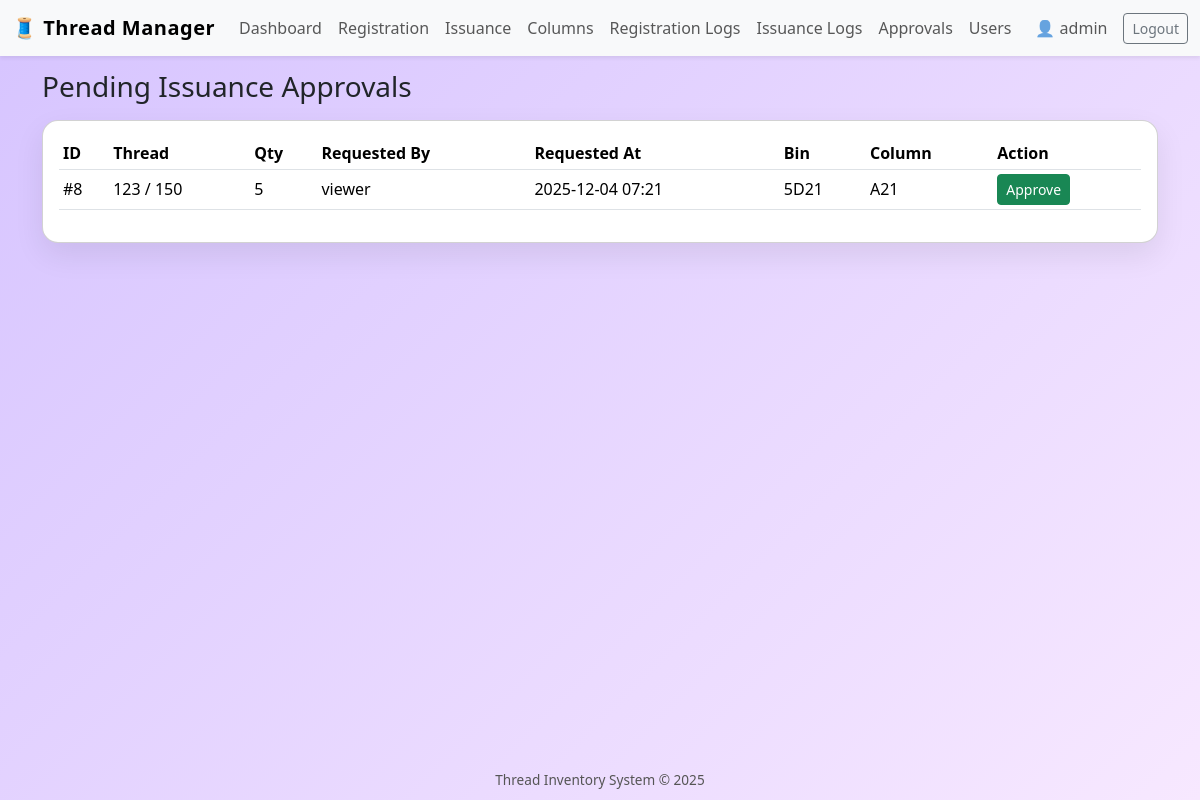
Screenshot of /approvals/ (signed in) with the database file from the repository.
### inventory/models.py (models this page shows, shortened)
class Issuance(models.Model):
    STATUS_CHOICES = [
        ("PENDING", "Pending"),
        ("APPROVED", "Approved"),
        ("REJECTED", "Rejected"),
    ]
    thread = models.ForeignKey(Thread, on_delete=models.CASCADE)
    requested_quantity = models.PositiveIntegerField()
    requested_by = models.ForeignKey(User, on_delete=models.SET_NULL, null=True, related_name="req_by")
    approved_by = models.ForeignKey(User, on_delete=models.SET_NULL, null=True, blank=True, related_name="app_by")
    requested_at = models.DateTimeField(auto_now_add=True)
    approved_at = models.DateTimeField(null=True, blank=True)
    status = models.CharField(max_length=10, choices=STATUS_CHOICES, default="PENDING")
    bin_snapshot = models.CharField(max_length=100)
    column_snapshot = models.CharField(max_length=100)
    receipt_number = models.CharField(max_length=50, blank=True)

class Thread(models.Model):
    CATEGORY_CHOICES = [
        ("DOMESTIC", "Domestic"),
        ("EXPORT", "Export"),
    ]
    registration_date = models.DateTimeField(auto_now_add=True)
    shade = models.CharField(max_length=100)
    tkt = models.CharField(max_length=100)
    bin_no = models.CharField(max_length=100)
    available_quantity = models.PositiveIntegerField()
    category = models.CharField(max_length=10, choices=CATEGORY_CHOICES)
    brand = models.CharField(max_length=100)
    column_name = models.CharField(max_length=100)
    created_by = models.ForeignKey(User, on_delete=models.SET_NULL, null=True)

### inventory/views.py (the view)
# urls.py: path("approvals/", views.pending_issuances, name="pending_issuances"),
@login_required
def pending_issuances(request):
    if not (is_admin(request.user) or is_power(request.user)):
        messages.error(request, "You do not have permission to view approvals.")
        return redirect("dashboard")
    pending = Issuance.objects.filter(status="PENDING").order_by("-requested_at")
    return render(request, "inventory/pending_issuances.html", {
        "pending": pending,
    })

### inventory/utils.py (called while the page is built)
def is_admin(user):
    return user.is_superuser or get_role(user) == "ADMIN"

### templates/inventory/pending_issuances.html (shortened to what this page needs)
{% extends "inventory/base.html" %}
{% block content %}
<h3 class="mb-3">Pending Issuance Approvals</h3>
<div class="card card-soft">
    <div class="card-body">
        {% if pending %}
            <div class="table-responsive">
                <table class="table table-sm align-middle">
                    <thead>
                        <tr>
                            <th>ID</th>
                            <th>Thread</th>
                            <th>Qty</th>
                            <th>Requested By</th>
                            <th>Requested At</th>
                            <th>Bin</th>
                            <th>Column</th>
                            <th>Action</th>
                        </tr>
                    </thead>
                    <tbody>
                        {% for i in pending %}
                            <tr>
                                <td>#{{ i.id }}</td>
                                <td>{{ i.thread.shade }} / {{ i.thread.tkt }}</td>
                                <td>{{ i.requested_quantity }}</td>
                                <td>{{ i.requested_by.username|default:"-" }}</td>
                                <td>{{ i.requested_at|date:"Y-m-d H:i" }}</td>
                                <td>{{ i.bin_snapshot }}</td>
                                <td>{{ i.column_snapshot }}</td>
                                <td>
                                    <a href="{% url 'approve' i.id %}" class="btn btn-sm btn-success">
                                        Approve
                                    </a>
                                </td>
                            </tr>
                        {% endfor %}
                    </tbody>
                </table>
            </div>
        {% else %}
            <p class="text-muted mb-0">
                There are no pending issuance requests.
            </p>
        {% endif %}
    </div>
</div>
{% endblock %}

### templates/inventory/base.html (shortened to what this page needs)
<!DOCTYPE html>
<html lang="en">
<head>
    <link
        href="https://cdn.jsdelivr.net/npm/bootstrap@5.3.3/dist/css/bootstrap.min.css"
        rel="stylesheet"
    >
</head>
<body>
    <nav class="navbar navbar-expand-lg navbar-light bg-light fixed-top shadow-sm">
        <div class="container-fluid">
            <a class="navbar-brand" href="{% url 'dashboard' %}">
                🧵 Thread Manager
            </a>
            <div class="collapse navbar-collapse" id="navbarNav">
                {% if user.is_authenticated %}
                <ul class="navbar-nav me-auto mb-2 mb-lg-0">
                    <li class="nav-item">
                        <a class="nav-link" href="{% url 'dashboard' %}">Dashboard</a>
                    </li>
                    <li class="nav-item">
                        <a class="nav-link" href="{% url 'register_thread' %}">Registration</a>
                    </li>
                    <li class="nav-item">
                        <a class="nav-link" href="{% url 'issuance' %}">Issuance</a>
                    </li>
                    <li class="nav-item">
                        <a class="nav-link" href="{% url 'column_list' %}">Columns</a>
                    </li>
                    <li class="nav-item">
                        <a class="nav-link" href="{% url 'registration_logs' %}">Registration Logs</a>
                    </li>
                    <li class="nav-item">
                        <a class="nav-link" href="{% url 'issuance_logs' %}">Issuance Logs</a>
                    </li>
                    <li class="nav-item">
                        <a class="nav-link" href="{% url 'pending_issuances' %}">Approvals</a>
                    </li>
                    {% if user.is_superuser %}
                    <li class="nav-item">
                        <a class="nav-link" href="{% url 'user_management' %}">Users</a>
                    </li>
                    {% endif %}
                </ul>
                <span class="navbar-text me-3">
                    👤 {{ user.username }}
                </span>
                <form method="post" action="{% url 'logout' %}" class="d-inline">
                    <button type="submit" class="btn btn-outline-secondary btn-sm">
                        Logout
                    </button>
                </form>
                {% endif %}
            </div>
        </div>
    </nav>
    <div class="container app-container">
        {% block content %}{% endblock %}
    </div>
    <footer>
        Thread Inventory System &copy; 2025
    </footer>
</body>
</html>

### templates/inventory/base.html (style rules this page uses)
body { min-height: 100vh; background: linear-gradient(135deg, #d6c4ff, #f7e8ff); display: flex; flex-direction: column; }
.app-container { flex: 1; padding-top: 70px; padding-bottom: 40px; }
.navbar-brand { font-weight: 700; letter-spacing: 0.5px; }
.card-soft { border-radius: 1rem; box-shadow: 0 12px 30px rgba(0,0,0,0.08); }
.table thead { background-color: #f3ecff; }
footer { text-align: center; padding: 10px 0; font-size: 0.85rem; color: #555; }

### rows the page displays
Issuance: id "8", thread.shade "123", thread.tkt "150", requested_quantity "5", requested_by.username "viewer", requested_at "2025-12-04 07:21", bin_snapshot "5D21", column_snapshot "A21"

### other values shown
{{ user.username }} "admin"
